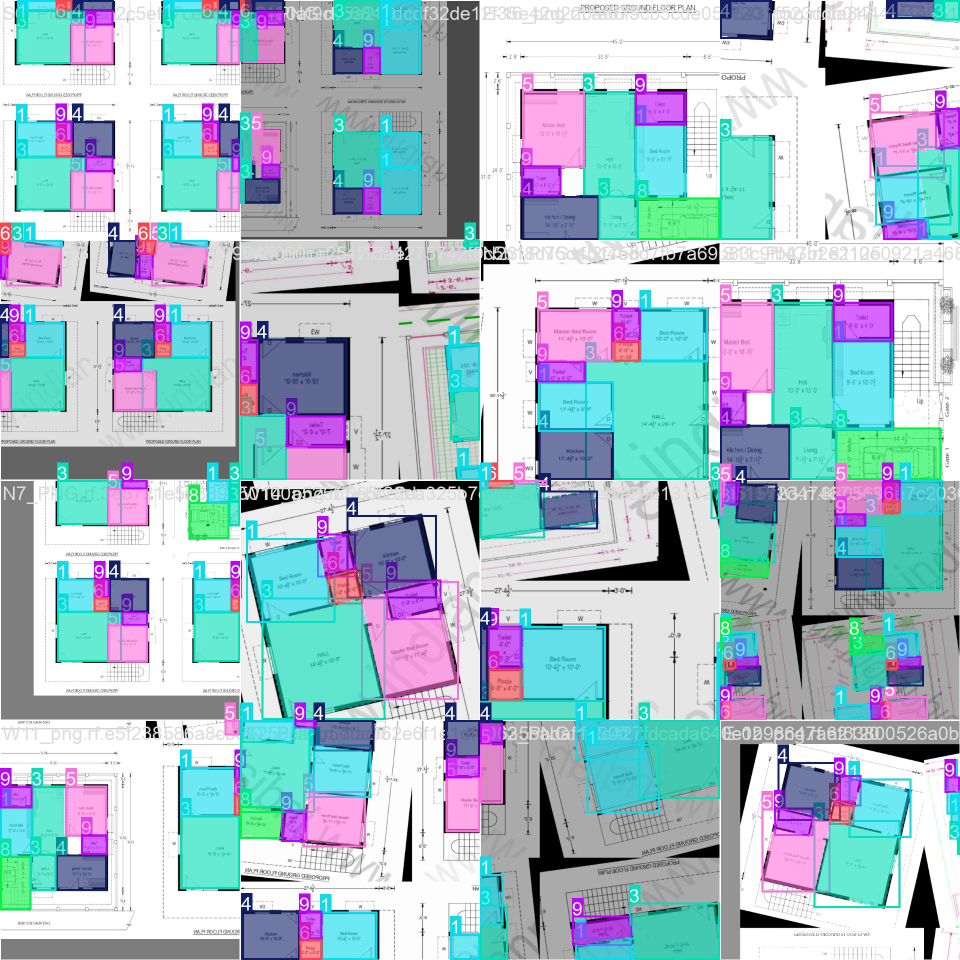
#> input picture training/runs/floor_plan_rooms/train_batch0.jpg, 1920 x 1920 px (shown at 1/2 size)
$ python -i features.py   (imports and definitions only)
#> lines starting #> are read from the running program, lines starting #| are printed output that depends on the picture
#> further down, picture is the input picture: shape (1920, 1920, 3); mean B, G, R 201, 190.3, 166.8
from __future__ import annotations

import re
from dataclasses import dataclass
from typing import Dict, List, Tuple

import cv2
import numpy as np


ROOM_KEYWORDS = {
    "bedroom",
    "master bedroom",
    "bath",
    "bathroom",
    "toilet",
    "wc",
    "kitchen",
    "living",
    "dining",
    "foyer",
    "utility",
    "wardrobe",
    "corridor",
    "lobby",
    "study",
    "maid",
    "terrace",
    "balcony",
    "hall",
    "powder",
}

PLAN_CONTEXT_KEYWORDS = {
    "floor plan",
    "typical floor",
    "penthouse",
    "level",
    "sq ft",
    "sqft",
    "sqm",
    "unit",
    "type",
    "layout",
}

NEGATIVE_KEYWORDS = {
    "concierge",
    "luxury",
    "facilities",
    "specifications",
    "address",
    "neighbourhood",
    "brochure",
    "brand",
    "hotel",
    "lifestyle",
    "spa",
    "restaurant",
    "service",
    "ritz",
    "map",
}


@dataclass
class TextScore:
    room_hits: int
    context_hits: int
    neg_hits: int
    score: float


@dataclass
class ImageFeatures:
    edge_ratio: float
    line_count: int
    orthogonal_ratio: float
    colorfulness: float
    image_score: float


# [26 lines left out: functions normalize_text, count_keyword_hits, score_text, not called in this run]


def normalize_range(x: float, low: float, high: float) -> float:
    if high <= low:
        return 0.0
    return float(np.clip((x - low) / (high - low), 0.0, 1.0))


def colorfulness_metric(img_bgr: np.ndarray) -> float:
    b, g, r = cv2.split(img_bgr.astype(np.float32))
    rg = np.abs(r - g)
    yb = np.abs(0.5 * (r + g) - b)
    return float(np.sqrt(np.std(rg) ** 2 + np.std(yb) ** 2) + 0.3 * np.sqrt(np.mean(rg) ** 2 + np.mean(yb) ** 2))


def edge_line_features(img_bgr: np.ndarray) -> Tuple[float, int, float]:
    gray = cv2.cvtColor(img_bgr, cv2.COLOR_BGR2GRAY)
    edges = cv2.Canny(gray, 50, 150)
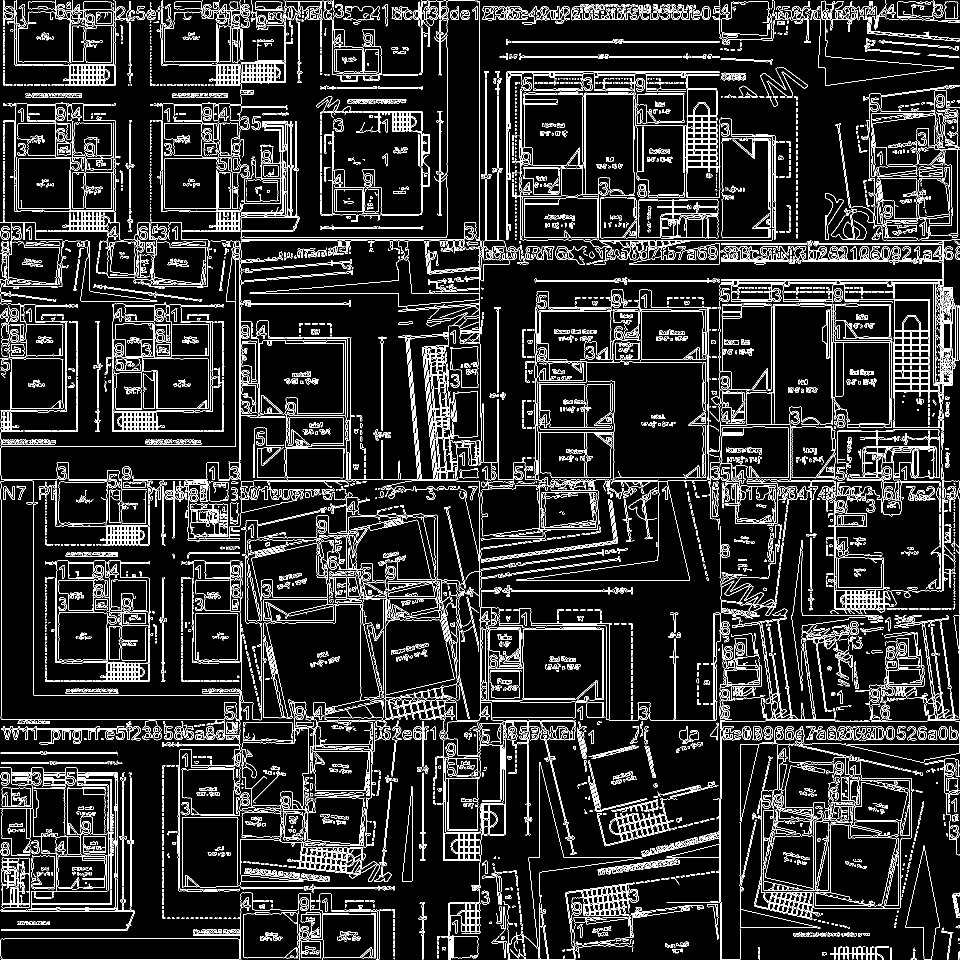
#> edges: shape (1920, 1920) (shown at 1/2 size); 10.6% white in thin lines or dots
    edge_ratio = float(np.count_nonzero(edges)) / float(edges.size)
#> edge_ratio = 0.106
    lines = cv2.HoughLinesP(edges, 1, np.pi / 180.0, threshold=80, minLineLength=max(20, int(min(img_bgr.shape[:2]) * 0.06)), maxLineGap=8)
#> lines = 450 rows, first 6: [1070, 560, 1886, 560], [894, 351, 894, 94], [959, 480, 959, 40], [325, 1089, 325, 958], [506, 955, 700, 955], [1635, 1479, 1763, 1479]
    if lines is None:
        return edge_ratio, 0, 0.0
    angles = []
    for l in lines[:, 0, :]:
        x1, y1, x2, y2 = l
        angle = np.degrees(np.arctan2((y2 - y1), (x2 - x1)))
        angle = abs(angle) % 180.0
        if angle > 90:
            angle = 180 - angle
        angles.append(angle)
#> this loop made 450 passes
#> (x1, y1, x2, y2, angle) on passes 1 to 3: (1070, 560, 1886, 560, 0), (894, 351, 894, 94, 90), (959, 480, 959, 40, 90)
#> after the loop, angles = 450 values, max 90 at index 1, min 0 at index 0, mean 43.64
    if not angles:
        return edge_ratio, 0, 0.0
    angles_arr = np.asarray(angles, dtype=np.float32)
#> angles_arr has the same summary as angles
    orth = np.logical_or(np.abs(angles_arr - 0) <= 12, np.abs(angles_arr - 90) <= 12)
    orth_ratio = float(np.count_nonzero(orth)) / float(len(angles_arr))
#> orth_ratio = 0.942
    return edge_ratio, int(len(angles_arr)), orth_ratio


def score_image_thumbnail(img_bgr: np.ndarray) -> ImageFeatures:
    edge_ratio, line_count, orthogonal_ratio = edge_line_features(img_bgr)
#> edge_ratio = 0.106; line_count = 450; orthogonal_ratio = 0.942
    colorfulness = colorfulness_metric(img_bgr)
#> in colorfulness_metric, `b, g, r = cv2.split(img_bgr.astype(np.float32))`:
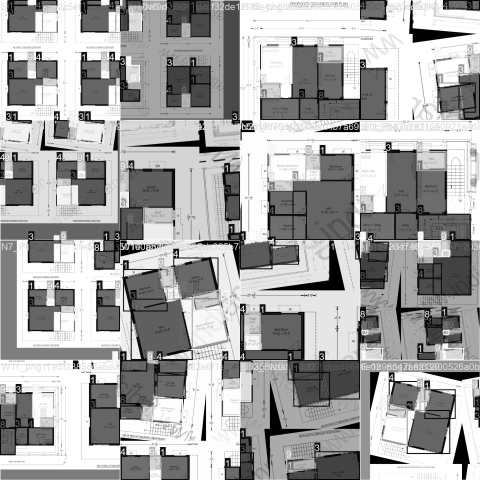
#> r: shape (1920, 1920) float32 (shown at 1/4 size); min 0, max 255, mean 166.8
#> in colorfulness_metric, `yb = np.abs(0.5 * (r + g) - b)`:
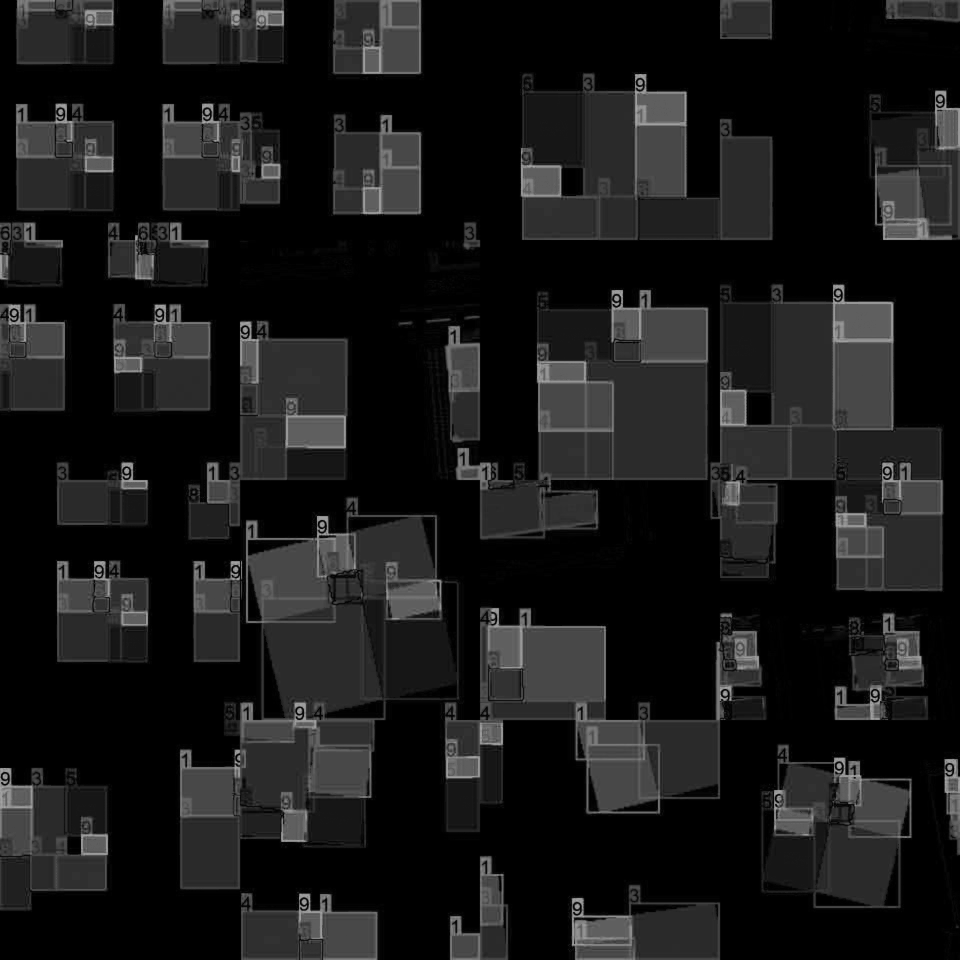
#> yb: shape (1920, 1920) float32 (shown at 1/2 size); min 0, max 180, mean 24.6
#> colorfulness = 89.28

    edge_n = normalize_range(edge_ratio, 0.02, 0.12)
#> edge_n = 0.865
    orth_n = normalize_range(orthogonal_ratio, 0.30, 0.80)
#> orth_n = 1
    color_n = normalize_range(colorfulness, 10.0, 60.0)
#> color_n = 1
    image_score = float(np.clip(0.45 * edge_n + 0.35 * orth_n - 0.20 * color_n, 0.0, 1.0))
#> image_score = 0.539
    return ImageFeatures(
        edge_ratio=edge_ratio,
        line_count=line_count,
        orthogonal_ratio=orthogonal_ratio,
        colorfulness=colorfulness,
        image_score=image_score,
    )

>>> import cv2
>>> picture = cv2.imread('../training/runs/floor_plan_rooms/train_batch0.jpg')
>>> result = score_image_thumbnail(picture)
